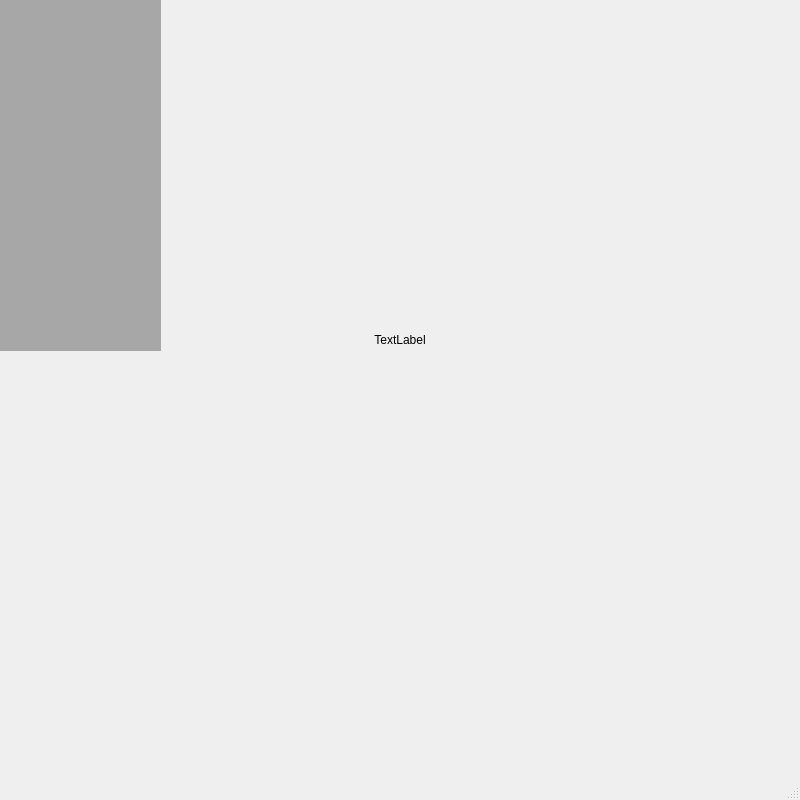
<?xml version="1.0" encoding="UTF-8"?>
<ui version="4.0">
 <class>MainWindow</class>
 <widget class="QMainWindow" name="MainWindow">
  <property name="geometry">
   <rect>
    <x>0</x>
    <y>0</y>
    <width>800</width>
    <height>800</height>
   </rect>
  </property>
  <property name="windowTitle">
   <string>MainWindow</string>
  </property>
  <widget class="QWidget" name="centralwidget">
   <widget class="QWidget" name="ArrowContainer" native="true">
    <property name="geometry">
     <rect>
      <x>70</x>
      <y>670</y>
      <width>641</width>
      <height>70</height>
     </rect>
    </property>
    <property name="maximumSize">
     <size>
      <width>16777215</width>
      <height>70</height>
     </size>
    </property>
    <property name="layoutDirection">
     <enum>Qt::LeftToRight</enum>
    </property>
    <layout class="QHBoxLayout" name="horizontalLayout"/>
   </widget>
   <widget class="QLabel" name="resultLabel">
    <property name="geometry">
     <rect>
      <x>80</x>
      <y>20</y>
      <width>640</width>
      <height>640</height>
     </rect>
    </property>
    <property name="contextMenuPolicy">
     <enum>Qt::DefaultContextMenu</enum>
    </property>
    <property name="autoFillBackground">
     <bool>true</bool>
    </property>
    <property name="text">
     <string>TextLabel</string>
    </property>
    <property name="alignment">
     <set>Qt::AlignCenter</set>
    </property>
   </widget>
   <widget class="QWidget" name="StrategyPanel" native="true">
    <property name="enabled">
     <bool>true</bool>
    </property>
    <property name="geometry">
     <rect>
      <x>0</x>
      <y>0</y>
      <width>161</width>
      <height>351</height>
     </rect>
    </property>
    <property name="styleSheet">
     <string notr="true">background-color: rgb(56, 56, 56, 100);</string>
    </property>
   </widget>
  </widget>
  <widget class="QMenuBar" name="menubar">
   <property name="geometry">
    <rect>
     <x>0</x>
     <y>0</y>
     <width>800</width>
     <height>22</height>
    </rect>
   </property>
  </widget>
  <widget class="QStatusBar" name="statusbar"/>
 </widget>
 <resources/>
 <connections/>
</ui>
